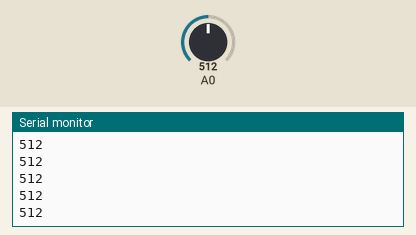
This sketch was run on a simulated Arduino Uno, built with avr-gcc and run on an emulated ATmega328P. Shown: the last lines printed to the serial monitor. The test bench sets the inputs (shaded band); at power-on: A0 = 512.

Above: at 1.2 s.
1.3 s: A0 set to 487
At 1.31 s:
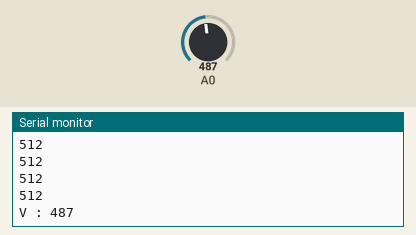
3.2 s: A0 set to 510
At 3.22 s:
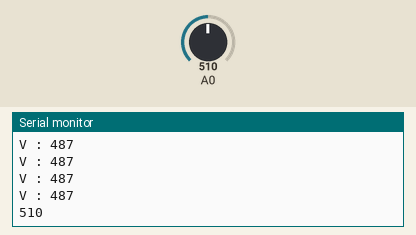

The sketch:

magnetic.ino
```cpp
int v=0;
int pulsecount=0;
void pass()
{
  pulsecount++;
}

void setup() {
  pinMode(A0,INPUT);
  Serial.begin(9600);
}

void loop() {
 v=analogRead(A0);
 if (v<500)

 Serial.print("V : ");
 Serial.println(v,DEC);
 delay(100);
}
```

Measured:
- the behaviour switches between 500 and 499 on A0 (found by bisection; images 0 and 1)
- after the input at 1.3 s, the serial monitor: prints a new line at once (image 1)
- after the input at 3.2 s, the serial monitor: prints a new line at once (image 2)
